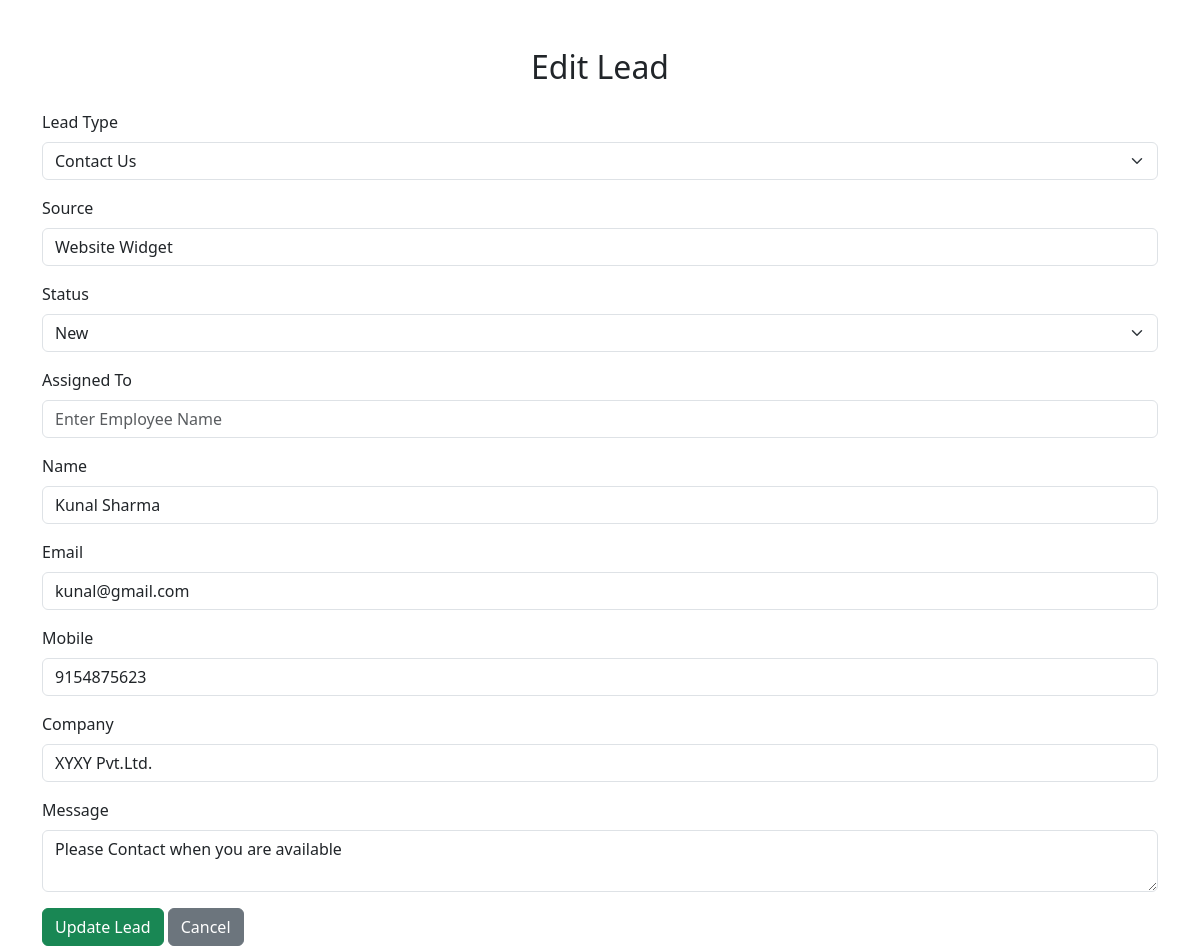
Page /api/leads/edit/8/ on the committed database.
### app1/models.py (models this page shows, shortened)
class Lead(models.Model):
    LEAD_TYPES = [
        ("Contact Us", "Contact Us"),
        ("Enquire Now", "Enquire Now"),
        ("Request Demo", "Request Demo"),
    ]
    STATUS_CHOICES = [
        ("New", "New"),
        ("Contacted", "Contacted"),
        ("Qualified", "Qualified"),
        ("Interested", "Interested"),
        ("Converted", "Converted"),
        ("Lost", "Lost"),
    ]
    lead_type = models.CharField(
        max_length=30,
        choices=LEAD_TYPES,
        default="Contact Us"
    )
    source = models.CharField(
        max_length=50,
        default="Website Widget"
    )
    status = models.CharField(
        max_length=20,
        choices=STATUS_CHOICES,
        default="New"
    )
    assigned_to = models.CharField(
        max_length=100,
        blank=True
    )
    name = models.CharField(max_length=100)
    email = models.EmailField()
    mobile = models.CharField(max_length=15)
    company = models.CharField(max_length=100)
    message = models.TextField()
    created_at = models.DateTimeField(auto_now_add=True)

### app1/views.py (the view, shortened to what this page needs)
# urls.py: path("edit/<int:id>/", views.edit_lead, name="edit_lead"),
def edit_lead(request, id):
    lead = get_object_or_404(Lead, id=id)
    return render(request, "app1/edit_lead.html", {"lead": lead})

### app1/templates/app1/edit_lead.html (shortened to what this page needs)
<!DOCTYPE html>
<html>
<head>
    <link href="https://cdn.jsdelivr.net/npm/bootstrap@5.3.3/dist/css/bootstrap.min.css" rel="stylesheet">
</head>
<body class="container mt-5">
<h2 class="text-center mb-4">
    Edit Lead
</h2>
<form method="POST">
<label class="form-label">Lead Type</label>
<select class="form-select mb-3" name="lead_type">
    <option value="Contact Us" {% if lead.lead_type == "Contact Us" %}selected{% endif %}>
        Contact Us
    </option>
</select>
<label class="form-label">Source</label>
<input
    type="text"
    name="source"
    class="form-control mb-3"
    value="{{ lead.source }}"
    placeholder="Enter Source">
<label class="form-label">Status</label>
<select class="form-select mb-3" name="status">
    <option value="New" {% if lead.status == "New" %}selected{% endif %}>New</option>
</select>
<label class="form-label">Assigned To</label>
<input
    type="text"
    name="assigned_to"
    class="form-control mb-3"
    value="{{ lead.assigned_to }}"
    placeholder="Enter Employee Name">
<label class="form-label">Name</label>
<input
    class="form-control mb-3"
    name="name"
    value="{{ lead.name }}"
    placeholder="Enter Name"
    required>
<label class="form-label">Email</label>
<input
    class="form-control mb-3"
    type="email"
    name="email"
    value="{{ lead.email }}"
    placeholder="Enter Email"
    required>
<label class="form-label">Mobile</label>
<input
    class="form-control mb-3"
    name="mobile"
    value="{{ lead.mobile }}"
    placeholder="Enter Mobile Number"
    required>
<label class="form-label">Company</label>
<input
    class="form-control mb-3"
    name="company"
    value="{{ lead.company }}"
    placeholder="Enter Company Name">
<label class="form-label">Message</label>
<textarea
    class="form-control mb-3"
    name="message"
    placeholder="Enter Message">{{ lead.message }}</textarea>
<button type="submit" class="btn btn-success">
    Update Lead
</button>
<a href="{% url 'lead_list' %}" class="btn btn-secondary">
    Cancel
</a>
</form>
</body>
</html>

### rows in the picture
Lead: lead_type "Contact Us", source "Website Widget", status "New", name "Kunal Sharma", email "kunal@gmail.com", mobile "9154875623", company "XYXY Pvt.Ltd.", message "Please Contact when you are available"
